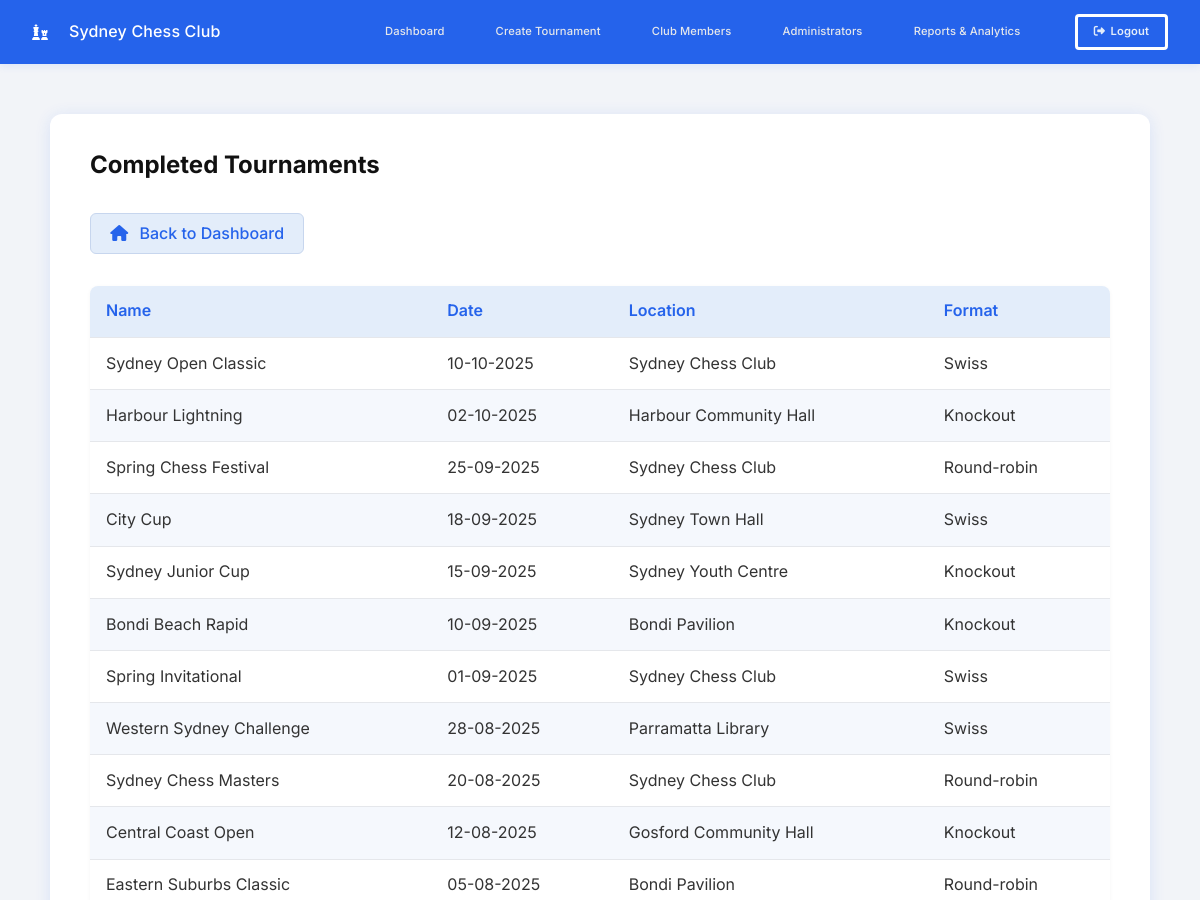
/completed-tournaments (signed in, upper part), run on an earlier commit of the app's database.
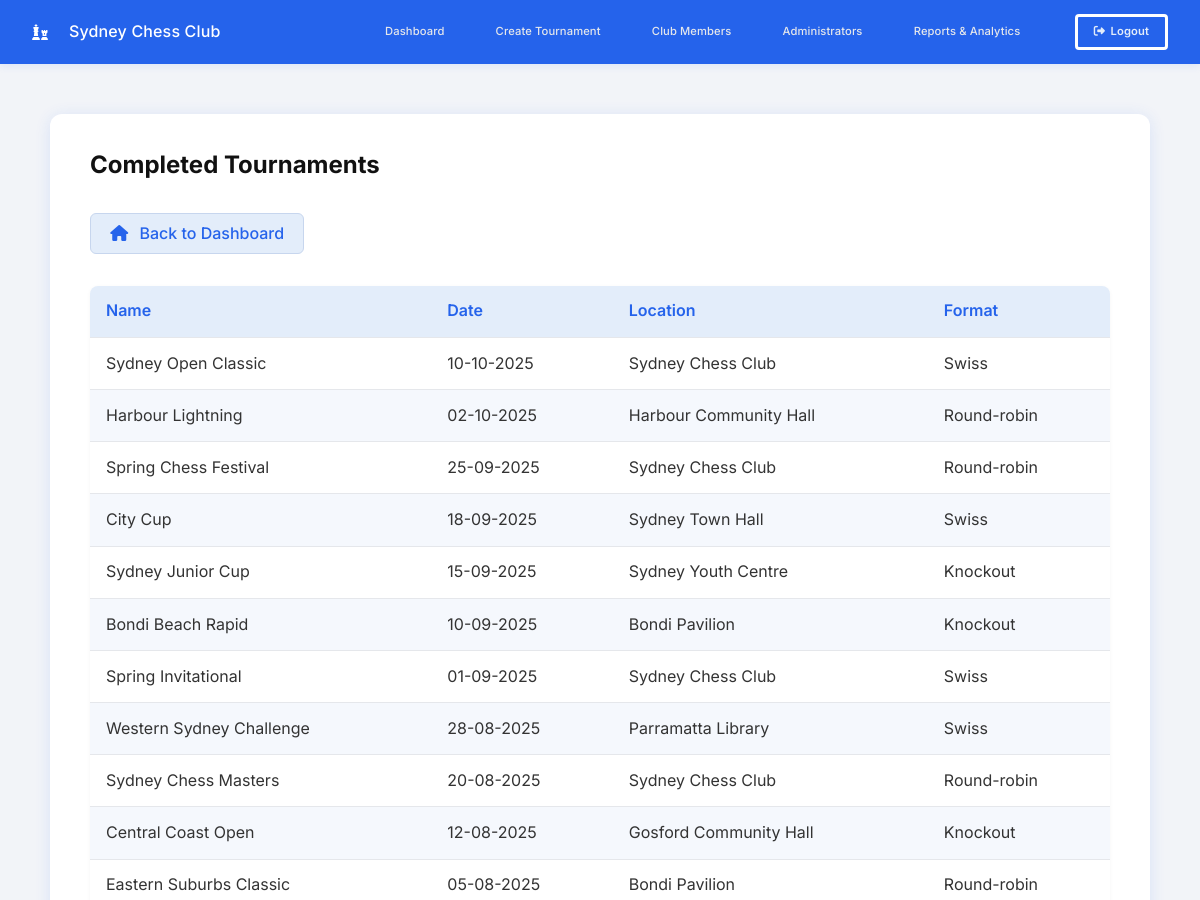
And on a later commit of the database.
### tables this page shows
CREATE TABLE tournaments (
        id INTEGER PRIMARY KEY AUTOINCREMENT,
        name TEXT NOT NULL,
        date TEXT NOT NULL,
        location TEXT NOT NULL,
        format TEXT NOT NULL
    );

### app.py (the view)
@app.route('/completed-tournaments')
@login_required
def completed_tournaments():
    today = date.today().isoformat()
    with get_db_connection() as conn:
        tournaments = conn.execute('SELECT * FROM tournaments WHERE date < ? ORDER BY date DESC', (today,)).fetchall()
    return render_template('completed-tournaments.html', tournaments=tournaments)

### app.py (called while the page is built)
def get_db_connection():
    conn = sqlite3.connect('data/main.db')
    conn.row_factory = sqlite3.Row
    try:
        conn.execute('PRAGMA foreign_keys = ON')
    except Exception:
        pass
    return conn

def login_required(f):
    @wraps(f)
    def decorated_function(*args, **kwargs):
        if 'username' not in session:
            flash('You must be logged in to access this page', 'danger')
            return redirect(url_for('login'))
        return f(*args, **kwargs)
    return decorated_function

def datetimeformat(value, format='%d-%m-%Y'):
    try:
        dt = datetime.fromisoformat(value)
    except Exception:
        try:
            dt = datetime.strptime(value, '%Y-%m-%d')
        except Exception:
            return value  # fallback: return as is
    return dt.strftime(format)

@app.before_request
def ensure_csrf_and_session():
    if 'csrf_token' not in session:
        session['csrf_token'] = secrets.token_hex(32)
    if request.method == 'POST':
        token = request.form.get('csrf_token')
        if not token or token != session.get('csrf_token'):
            abort(400)

### templates/completed-tournaments.html
{% extends 'base.html' %}
{% block content %}
<div class="main-container">
    <h2 class="completed-tournaments-title">Completed Tournaments</h2>
    <a href="{{ url_for('index') }}" class="btn-secondary mb-1em">
        <i class="fa-solid fa-house icon-left"></i>
        Back to Dashboard
    </a>
    {% if tournaments %}
    <table class="tournament-table">
        <thead>
            <tr>
                <th>Name</th>
                <th>Date</th>
                <th>Location</th>
                <th>Format</th>
            </tr>
        </thead>
        <tbody>
            {% for t in tournaments %}
            <tr>
                <td>{{ t.name }}</td>
                <td>{{ t.date|datetimeformat }}</td>
                <td>{{ t.location }}</td>
                <td>{{ t.format }}</td>
            </tr>
            {% endfor %}
        </tbody>
    </table>
    {% else %}
    <p class="no-tournaments">No completed tournaments yet.</p>
    {% endif %}
</div>
{% endblock %}

What changed in the data, as far as the page shows it:
changed tournaments "Harbour Lightning": format "Knockout" → "Round-robin"
